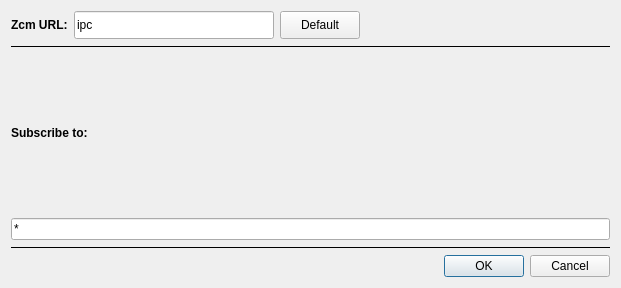
<?xml version="1.0" encoding="UTF-8"?>
<ui version="4.0">
 <class>DialogZcm</class>
 <widget class="QDialog" name="DialogZcm">
  <property name="geometry">
   <rect>
    <x>0</x>
    <y>0</y>
    <width>621</width>
    <height>288</height>
   </rect>
  </property>
  <property name="windowTitle">
   <string>Zcm Streamer</string>
  </property>
  <layout class="QVBoxLayout" name="mainLayout">
   <item>
    <layout class="QHBoxLayout" name="horizontalLayout_2">
     <item>
      <widget class="QLabel" name="label_3">
       <property name="text">
        <string>&lt;html&gt;&lt;head/&gt;&lt;body&gt;&lt;p&gt;&lt;span style=&quot; font-weight:700;&quot;&gt;Zcm URL:&lt;/span&gt;&lt;/p&gt;&lt;/body&gt;&lt;/html&gt;</string>
       </property>
      </widget>
     </item>
     <item>
      <widget class="QLineEdit" name="lineEditTransport">
       <property name="minimumSize">
        <size>
         <width>200</width>
         <height>26</height>
        </size>
       </property>
       <property name="maximumSize">
        <size>
         <width>100</width>
         <height>28</height>
        </size>
       </property>
       <property name="text">
        <string>ipc</string>
       </property>
      </widget>
     </item>
     <item>
      <widget class="QPushButton" name="pushButtonUrl">
       <property name="minimumSize">
        <size>
         <width>0</width>
         <height>26</height>
        </size>
       </property>
       <property name="maximumSize">
        <size>
         <width>16777215</width>
         <height>28</height>
        </size>
       </property>
       <property name="text">
        <string>Default</string>
       </property>
      </widget>
     </item>
     <item>
      <spacer name="horizontalSpacer_2">
       <property name="orientation">
        <enum>Qt::Horizontal</enum>
       </property>
       <property name="sizeHint" stdset="0">
        <size>
         <width>40</width>
         <height>20</height>
        </size>
       </property>
      </spacer>
     </item>
    </layout>
   </item>
   <item>
    <widget class="Line" name="line_2">
     <property name="frameShadow">
      <enum>QFrame::Plain</enum>
     </property>
     <property name="orientation">
      <enum>Qt::Horizontal</enum>
     </property>
    </widget>
   </item>
   <item>
    <widget class="QLabel" name="label_2">
     <property name="font">
      <font>
       <bold>true</bold>
      </font>
     </property>
     <property name="text">
      <string>Subscribe to:</string>
     </property>
    </widget>
   </item>
   <item>
    <widget class="QLineEdit" name="lineEditSubscribe">
     <property name="text">
      <string>*</string>
     </property>
    </widget>
   </item>
   <item>
    <widget class="Line" name="line">
     <property name="frameShadow">
      <enum>QFrame::Plain</enum>
     </property>
     <property name="orientation">
      <enum>Qt::Horizontal</enum>
     </property>
    </widget>
   </item>
   <item>
    <widget class="QDialogButtonBox" name="buttonBox">
     <property name="orientation">
      <enum>Qt::Horizontal</enum>
     </property>
     <property name="standardButtons">
      <set>QDialogButtonBox::Cancel|QDialogButtonBox::Ok</set>
     </property>
    </widget>
   </item>
  </layout>
 </widget>
 <resources/>
 <connections>
  <connection>
   <sender>buttonBox</sender>
   <signal>accepted()</signal>
   <receiver>DialogZcm</receiver>
   <slot>accept()</slot>
   <hints>
    <hint type="sourcelabel">
     <x>310</x>
     <y>262</y>
    </hint>
    <hint type="destinationlabel">
     <x>310</x>
     <y>143</y>
    </hint>
   </hints>
  </connection>
  <connection>
   <sender>buttonBox</sender>
   <signal>rejected()</signal>
   <receiver>DialogZcm</receiver>
   <slot>reject()</slot>
   <hints>
    <hint type="sourcelabel">
     <x>310</x>
     <y>262</y>
    </hint>
    <hint type="destinationlabel">
     <x>310</x>
     <y>143</y>
    </hint>
   </hints>
  </connection>
 </connections>
</ui>
